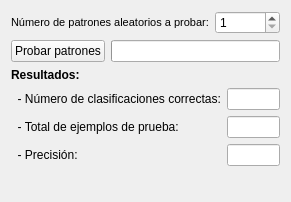
          <widget class="QWidget" name="verticalLayoutWidget_5">
           <property name="geometry">
            <rect>
             <x>391</x>
             <y>47</y>
             <width>291</width>
             <height>202</height>
            </rect>
           </property>
           <layout class="QVBoxLayout" name="verticalLayout_13">
            <item>
             <layout class="QHBoxLayout" name="horizontalLayout_2">
              <item>
               <widget class="QLabel" name="label_pataprobar">
                <property name="font">
                 <font>
                  <pointsize>8</pointsize>
                 </font>
                </property>
                <property name="text">
                 <string>Número de patrones aleatorios a probar:</string>
                </property>
               </widget>
              </item>
              <item>
               <widget class="QSpinBox" name="spinBox_pataprobar">
                <property name="minimum">
                 <number>1</number>
                </property>
                <property name="maximum">
                 <number>10000</number>
                </property>
               </widget>
              </item>
             </layout>
            </item>
            <item>
             <layout class="QHBoxLayout" name="horizontalLayout_11">
              <item>
               <widget class="QPushButton" name="pushButton_probarpatrones">
                <property name="toolTip">
                 <string>&lt;html&gt;&lt;head/&gt;&lt;body&gt;&lt;p&gt;Genera y clasifica el número de patrones aleatorios ingresado, y devuelve la precisión. Dichos patrones son letras aleatorias distorsionadas en un porcentaje aleatorio entre 0% y 30%. Si alguno de los patrones generados fué usado en el entrenamiento de la red seleccionada, no se lo tiene en cuenta&lt;/p&gt;&lt;/body&gt;&lt;/html&gt;</string>
                </property>
                <property name="text">
                 <string>Probar patrones</string>
                </property>
               </widget>
              </item>
              <item>
               <widget class="QProgressBar" name="progressBar_probarpatrones">
                <property name="value">
                 <number>0</number>
                </property>
                <property name="textVisible">
                 <bool>false</bool>
                </property>
               </widget>
              </item>
             </layout>
            </item>
            <item>
             <layout class="QHBoxLayout" name="horizontalLayout_12"/>
            </item>
            <item>
             <layout class="QHBoxLayout" name="horizontalLayout_13">
              <item>
               <layout class="QFormLayout" name="formLayout_4">
                <item row="1" column="0">
                 <widget class="QLabel" name="label_probar_correctas">
                  <property name="text">
                   <string>  - Número de clasificaciones correctas:</string>
                  </property>
                 </widget>
                </item>
                <item row="1" column="1">
                 <widget class="QLineEdit" name="lineEdit_probar_correctas">
                  <property name="readOnly">
                   <bool>true</bool>
                  </property>
                 </widget>
                </item>
                <item row="2" column="0">
                 <widget class="QLabel" name="label_probar_total">
                  <property name="text">
                   <string>  - Total de ejemplos de prueba:</string>
                  </property>
                 </widget>
                </item>
                <item row="2" column="1">
                 <widget class="QLineEdit" name="lineEdit_probar_total">
                  <property name="readOnly">
                   <bool>true</bool>
                  </property>
                 </widget>
                </item>
                <item row="0" column="0">
                 <widget class="QLabel" name="label_test1_2">
                  <property name="font">
                   <font>
                    <weight>75</weight>
                    <bold>true</bold>
                   </font>
                  </property>
                  <property name="text">
                   <string>Resultados:</string>
                  </property>
                 </widget>
                </item>
                <item row="3" column="0">
                 <widget class="QLabel" name="label_probar_precision">
                  <property name="text">
                   <string>  - Precisión:</string>
                  </property>
                 </widget>
                </item>
                <item row="3" column="1">
                 <widget class="QLineEdit" name="lineEdit_probar_precision">
                  <property name="readOnly">
                   <bool>true</bool>
                  </property>
                 </widget>
                </item>
               </layout>
              </item>
             </layout>
            </item>
           </layout>
          </widget>
